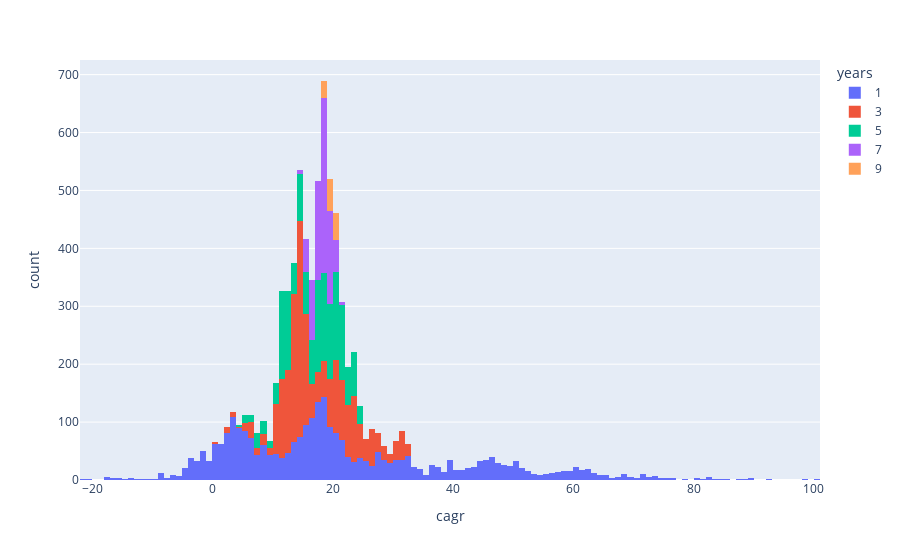

The notebook cell saved with this chart:
### Code cell
# df_cagrs[df_cagrs['years'] == 9]
px.histogram(df_cagrs, x='cagr', color='years')

### Figure 1 — Plotly figure (JSON) as saved in the notebook; plotly's stock layout.template omitted (floating-point values rounded to 4 significant figures; data arrays with more than 128 entries replaced by an {"elided": "..."} marker saying what was removed)
{"data": [{"alignmentgroup": "True", "bingroup": "x", "hovertemplate": "years=1<br>cagr=%{x}<br>count=%{y}<extra></extra>", "legendgroup": "1", "marker": {"color": "#636efa", "pattern": {"shape": ""}}, "name": "1", "offsetgroup": "1", "orientation": "v", "showlegend": true, "type": "histogram", "x": {"elided": "3052 float values"}, "xaxis": "x", "yaxis": "y"}, {"alignmentgroup": "True", "bingroup": "x", "hovertemplate": "years=3<br>cagr=%{x}<br>count=%{y}<extra></extra>", "legendgroup": "3", "marker": {"color": "#EF553B", "pattern": {"shape": ""}}, "name": "3", "offsetgroup": "3", "orientation": "v", "showlegend": true, "type": "histogram", "x": {"elided": "2322 float values"}, "xaxis": "x", "yaxis": "y"}, {"alignmentgroup": "True", "bingroup": "x", "hovertemplate": "years=5<br>cagr=%{x}<br>count=%{y}<extra></extra>", "legendgroup": "5", "marker": {"color": "#00cc96", "pattern": {"shape": ""}}, "name": "5", "offsetgroup": "5", "orientation": "v", "showlegend": true, "type": "histogram", "x": {"elided": "1592 float values"}, "xaxis": "x", "yaxis": "y"}, {"alignmentgroup": "True", "bingroup": "x", "hovertemplate": "years=7<br>cagr=%{x}<br>count=%{y}<extra></extra>", "legendgroup": "7", "marker": {"color": "#ab63fa", "pattern": {"shape": ""}}, "name": "7", "offsetgroup": "7", "orientation": "v", "showlegend": true, "type": "histogram", "x": {"elided": "862 float values"}, "xaxis": "x", "yaxis": "y"}, {"alignmentgroup": "True", "bingroup": "x", "hovertemplate": "years=9<br>cagr=%{x}<br>count=%{y}<extra></extra>", "legendgroup": "9", "marker": {"color": "#FFA15A", "pattern": {"shape": ""}}, "name": "9", "offsetgroup": "9", "orientation": "v", "showlegend": true, "type": "histogram", "x": {"elided": "132 float values"}, "xaxis": "x", "yaxis": "y"}], "layout": {"barmode": "relative", "legend": {"title": {"text": "years"}, "tracegroupgap": 0}, "margin": {"t": 60}, "xaxis": {"anchor": "y", "domain": [0, 1], "title": {"text": "cagr"}}, "yaxis": {"anchor": "x", "domain": [0, 1], "title": {"text": "count"}}}}
